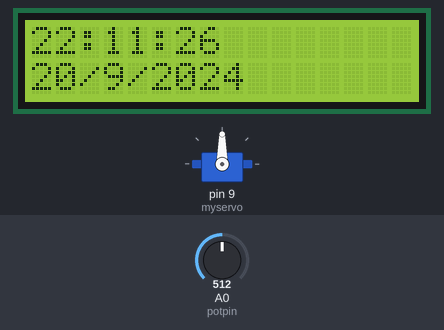
A sketch run on a simulated Arduino Uno, built with avr-gcc and run on an emulated ATmega328P. Shown: servo, 16×2 character LCD. The inputs (shaded band) are chosen by the test bench; at power-on: A0 (potpin) = 512. What the sketch prints to the serial monitor is not drawn.

Above: at 1.7 s.
1.8 s: A0 (potpin) set to 716
At 3.5 s:
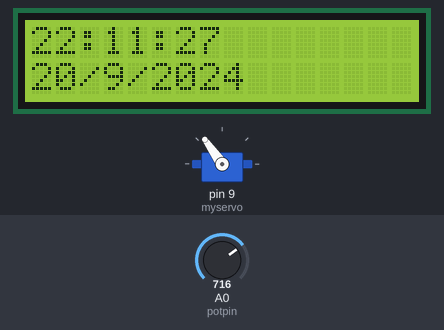
5.9 s: A0 (potpin) set to 900
At 7.7 s:
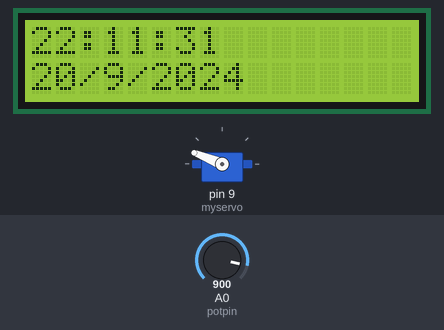
10.0 s: A0 (potpin) set to 1023
At 11.6 s:
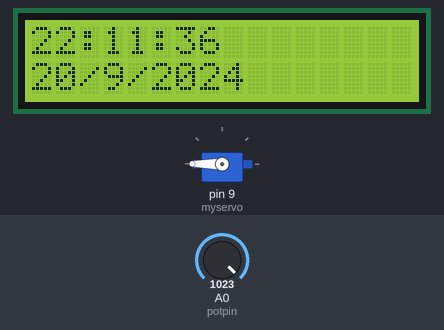
14.1 s: A0 (potpin) set to 306
At 15.0 s:
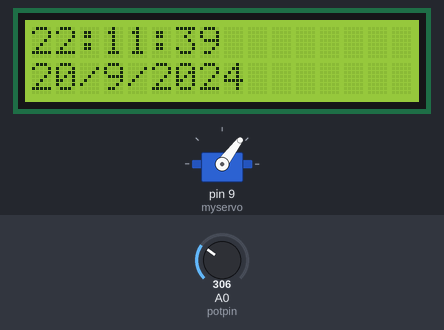
18.2 s: A0 (potpin) set to 122
At 19.2 s:
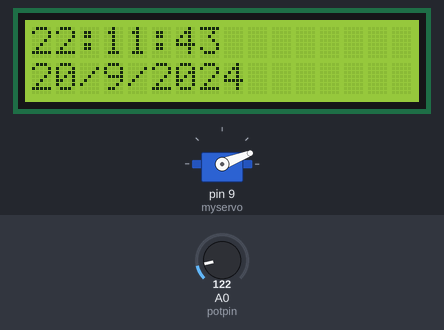
Timing chart, 0 to 21.2 s (numbered marks = the images above; inputs shaded):
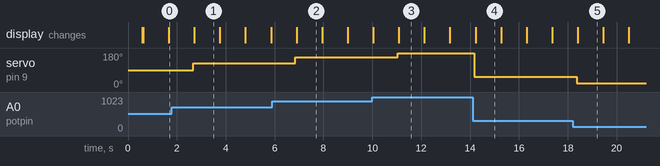

Measured:
- after the input at 1.8 s, servo on pin 9 (myservo): 90° → 125° after 0.87 s
- after the input at 5.9 s, servo on pin 9 (myservo): 125° → 158° after 0.95 s
- after the input at 10.0 s, servo on pin 9 (myservo): 158° → 180° after 1.0 s
- after the input at 14.1 s, servo on pin 9 (myservo): 180° → 53° after 0.08 s
- after the input at 18.2 s, servo on pin 9 (myservo): 53° → 21° after 0.16 s
- what the display in image 1 shows lasts 1.1 s, from 2.7 s to 3.8 s

The sketch:

roomLight.ino
```cpp
#include <Servo.h>
#include <Time.h>
#include <TimeLib.h>
#include <Wire.h>
#include <LiquidCrystal_I2C.h>

LiquidCrystal_I2C lcd(0x27, 16, 2);  // Set the LCD address to 0x27 for a 16 chars and 2 line display

Servo myservo;  // create servo object to control a servo

int potpin = 0;  // analog pin used to connect the potentiometer
int val;    // variable to read the value from the analog pin

void setup() {
  myservo.attach(9);  // attaches the servo on pin 9 to the servo object
  Serial.begin(9600);
  setTime(22,11,25,20,9,24);
  lcd.init();  // Initialize the LCD
  lcd.backlight();  // Turn on the backlight (if supported)
  lcd.setCursor(2, 0);  // Set cursor to beginning of first line
  lcd.print("Hello World");
  delay(500);
  lcd.clear();
}

void loop() {
  val = analogRead(potpin);            // reads the value of the potentiometer (value between 0 and 1023)
  val = map(val, 0, 1023, 0, 180);     // scale it to use it with the servo (value between 0 and 180)
  myservo.write(val);                  // sets the servo position according to the scaled value
  delay(15);
  digitalClockDisplay();
}


void digitalClockDisplay()
{
  // Clear the LCD before printing the time
  lcd.clear();

  // Set the cursor to the first line, first position
  lcd.setCursor(0, 0);

  // Format the time as HH:MM:SS
  lcd.print(hour());
  printDigitsToLCD(minute());
  printDigitsToLCD(second());

  // Set the cursor to the second line
  lcd.setCursor(0, 1);

  // Format the date as DD/MM/YYYY
  lcd.print(day());
  lcd.print("/");
  lcd.print(month());
  lcd.print("/");
  lcd.print(year());


  Serial.print(hour());
  printDigits(minute());
  printDigits(second());
  Serial.print(" ");
  Serial.print(day());
  Serial.print(" ");
  Serial.print(month());
  Serial.print(" ");
  Serial.print(year());
  Serial.println();
  delay(1000);
}


void printDigitsToLCD(int digits)
{
  lcd.print(":");
  if (digits < 10)
    lcd.print('0');  // Add a leading zero if the value is less than 10
  lcd.print(digits);
}


void printDigits(int digits)
{
  Serial.print(":");
  if(digits < 10)
    Serial.print('0');
  Serial.print(digits);
}
```
